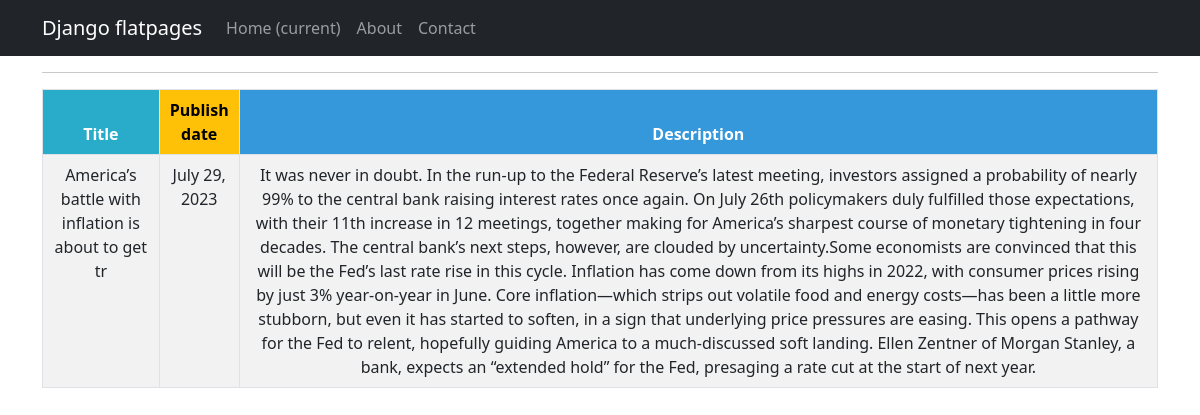
Screenshot of /news/1 with the database file from the repository.
### news/models.py (models this page shows, shortened)
class News(models.Model):
    name = models.CharField(
        max_length=50,
        unique=True,
    )
    description = models.TextField()
    publish_date = models.DateField(auto_now_add=True)
    category = models.ForeignKey(
        to='NewsCategory',
        on_delete=models.CASCADE,
        related_name='news',
    )

### news/views.py (the view)
# urls.py: path('<int:pk>', NewsDetail.as_view(), name='news_detail'),
class NewsDetail(DetailView):
    model = News
    template_name = 'news_single.html'
    context_object_name = 'news_single'

### news/templatetags/custom_filters.py (called while the page is built)
@register.filter
@stringfilter
def censor(value):
    for w in word:
      val = value.replace(w[1:], '*' * len(w[1:]))
    return val

### templates/news_single.html
{% extends 'flatpages/default.html' %}
{% load custom_filters %}
{% block content %}
<hr>
<table class="table table-bordered table-striped table-hover">
  <thead>
    <tr>
      <th style="background-color: #29ABCA; color: #ffffff;">Title</th>
      <th style="background-color: #FFC107; color: #000000;">Publish date</th>
      <th style="background-color: #3498DB; color: #ffffff;">Description</th>
    </tr>
  </thead>
  <tbody>
    <tr>
      <td>{{ news_single.name }}</td>
      <td>{{ news_single.publish_date }}</td>
      <td>{{ news_single.description|censor }}</td>
    </tr>
  </tbody>
</table>
{% endblock content %}

### rows the page displays
News: name "America’s battle with inflation is about to get tr", publish_date "July 29, 2023", description|censor "It was never in doubt. In the run-up to the Federal Reserve’s latest meeting, investors assigned a probability of nearly 99% to the central bank raising interest rates once again. On July 26th policymakers duly fulfilled those expectations, with their 11th increase in 12 meetings, together making for America’s sharpest course of monetary tightening in four decades. The central bank’s next steps, however, are clouded by uncertainty.Some economists are convinced that this will be the Fed’s last rate rise in this cycle. Inflation has come down from its highs in 2022, with consumer prices rising by just 3% year-on-year in June. Core inflation—which strips out volatile food and energy costs—has…"
